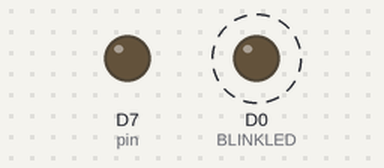
Simulated run of this sketch. Board: ESP8266 (NodeMCU). Shown: output pins drawn as LEDs (lit = HIGH). Dashed ring = blinking. WiFi joins after 1.5 s; servers stay silent unless stated; uploads are accepted with an empty reply; what the sketch prints to the serial monitor is not drawn.

Above: at 2.4 s.
Timing chart, 0 to 5.6 s (numbered marks = the images above):
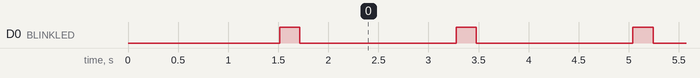

Measured:
- by itself, D0 (BLINKLED): alternates HIGH for 0.20 s and LOW for 1.6 s

The sketch:

wifi_iot_led.ino
```cpp
#define BLINKLED D0

#include <ESP8266WiFi.h>
#include <ArduinoJson.h>

const char* ssid = "STCONHOSPITAL";
const char* password = "SooperSecre7!";

const char* host = "192.168.1.2"; // Your domain
String path = "/light6.json"; // Path to lightn.json on website - change "n" to server number before compile/upload
const int pin = 13;

void setup() {
  pinMode(BLINKLED, OUTPUT);
  pinMode(pin, OUTPUT);
  pinMode(pin, HIGH);
  Serial.begin(115200);

  delay(10);
  Serial.print("Connecting to ");
  Serial.println(ssid);

  WiFi.begin(ssid, password);
  int wifi_ctr = 0;
  while (WiFi.status() != WL_CONNECTED) {
    delay(500);
    Serial.print(".");
  }

  Serial.println("WiFi connected");
  Serial.print("IP address: ");
  Serial.println(WiFi.localIP());
}

void loop() {
  digitalWrite(BLINKLED, HIGH);

  Serial.println();
  Serial.print("connecting to ");
  Serial.println(host);
  WiFiClient client;
  const int httpPort = 80;
  if (!client.connect(host, httpPort)) {
    Serial.println("connection failed");
    return;
  }

  client.print(String("GET ") + path + " HTTP/1.1\r\n" + "Host: " + host + "\r\n" + "Connection: keep-alive\r\n\r\n");

  digitalWrite(BLINKLED, LOW);
  delay(500); // wait for server to respond

  // read response
  String section="header";
  while(client.available()) {
    String line = client.readStringUntil('\r');
    // Serial.print(line);
    // we'll parse the HTML body here
    if (section=="header") { // headers..
      Serial.print(".");
      if (line=="\n") { // skips the empty space at the beginning
        section="json";
      }
    }
    else if (section=="json") { // print the good stuff
      section="ignore";
      String result = line.substring(1);

      // Parse JSON
      int size = result.length() + 1;
      char json[size];
      result.toCharArray(json, size);
      StaticJsonDocument<200> jsonBuffer;
      DeserializationError error = deserializeJson(jsonBuffer, json);
      if (error) {
        Serial.println("Deserialization failed");
        return;
      }

      // Make the decision to turn off or on the LED
      if (strcmp(jsonBuffer["light"], "on") == 0) {
        digitalWrite(pin, HIGH);
        Serial.println("LED ON");
      }
      else {
        digitalWrite(pin, LOW);
        Serial.println("led off");
      }
    }
  }
  Serial.print("closing connection. ");
}
```
